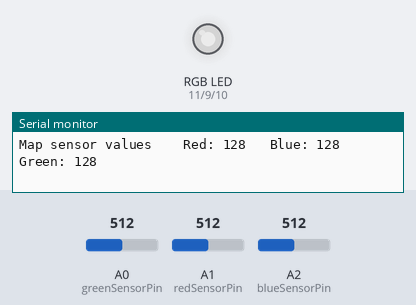
Bench run of a sketch on a simulated Arduino Uno, built with avr-gcc and run on an emulated ATmega328P. Shown: an RGB LED mixed from three pins (HIGH = lit), the last lines printed to the serial monitor. The inputs (shaded band) are chosen by the test bench; at power-on: A0 (greenSensorPin) = 512, A1 (redSensorPin) = 512, A2 (blueSensorPin) = 512. Dim RGB values are drawn brighter than linear.

Above: at 1.2 s.
1.3 s: A0 (greenSensorPin) set to 414
At 2.6 s:
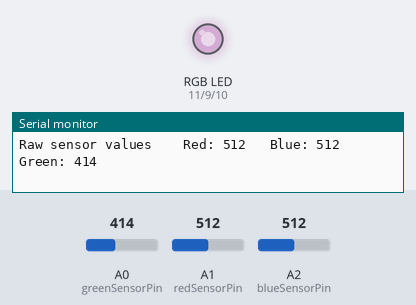
4.3 s: A0 (greenSensorPin) set to 385
At 5.2 s:
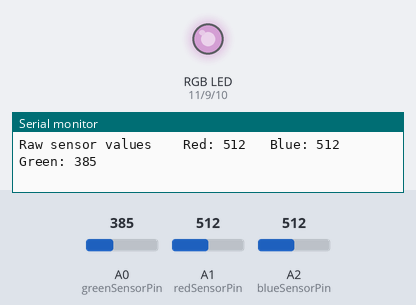
7.3 s: A1 (redSensorPin) set to 410
At 8.0 s:
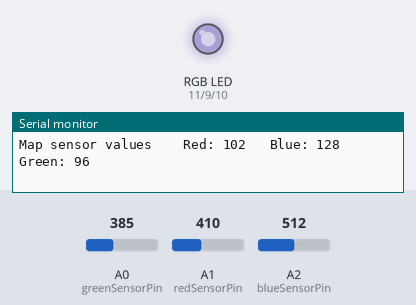
10.3 s: A1 (redSensorPin) set to 388
At 11.2 s:
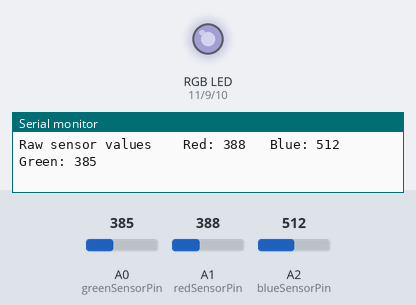
13.3 s: A2 (blueSensorPin) set to 406
At 14.5 s:
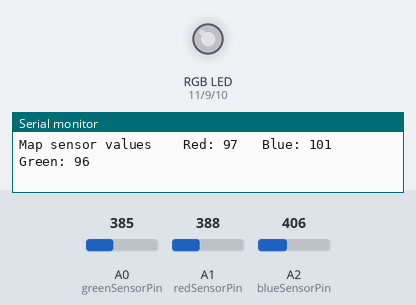
16.3 s: A2 (blueSensorPin) set to 385
At 17.4 s:
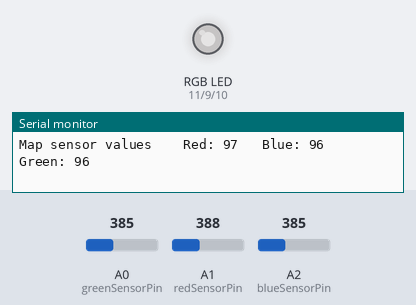
Timing chart, 0 to 18.9 s (numbered marks = the images above; inputs shaded):
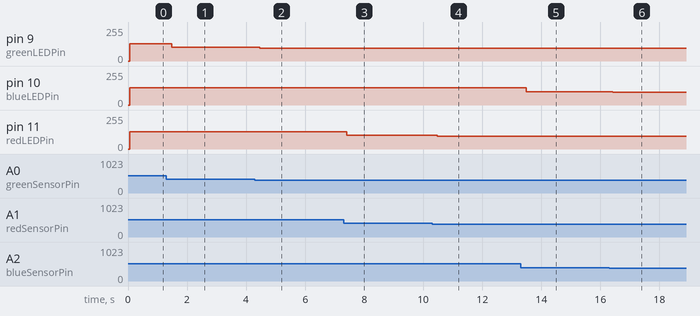

Measured:
- after the input at 1.3 s, pin 9 (greenLEDPin): 128/255 → 103/255 after 0.19 s
- after the input at 4.3 s, pin 9 (greenLEDPin): 103/255 → 96/255 after 0.16 s
- after the input at 7.3 s, pin 11 (redLEDPin): 128/255 → 102/255 after 0.11 s
- after the input at 10.3 s, pin 11 (redLEDPin): 102/255 → 97/255 after 0.17 s
- after the input at 13.3 s, pin 10 (blueLEDPin): 128/255 → 101/255 after 0.20 s
- after the input at 16.3 s, pin 10 (blueLEDPin): 101/255 → 96/255 after 0.11 s

The sketch:

sketch_dec16a.ino
```cpp
const int greenLEDPin = 9;
const int redLEDPin = 11;
const int blueLEDPin = 10;

const int greenSensorPin = A0;
const int redSensorPin = A1;
const int blueSensorPin = A2;

int greenValue = 0;
int redValue = 0;
int blueValue = 0;

int greenSensorValue = 0;
int redSensorValue = 0;
int blueSensorValue = 0;
int promedioRed = 0;
int promedioBlue = 0;
int promedioGreen = 0;

void setup() {
  Serial.begin(9600);
  pinMode(greenLEDPin,OUTPUT);
  pinMode(redLEDPin,OUTPUT);
  pinMode(blueLEDPin,OUTPUT);
}

void loop() {
  redSensorValue = analogRead(redSensorPin);
  delay(5);
  greenSensorValue = analogRead(greenSensorPin);
  delay(5);
  blueSensorValue = analogRead(blueSensorPin);

  Serial.print("Raw sensor values \t Red: ");
  Serial.print(redSensorValue);
  Serial.print("\t Blue: ");
  Serial.print(blueSensorValue);
  Serial.print("\t Green: ");
  Serial.println(greenSensorValue);

  redValue = redSensorValue/4;
  blueValue = blueSensorValue/4;
  greenValue = greenSensorValue/4;
  promedioRed += redValue /2;
  promedioBlue += blueValue /2;
  promedioGreen += greenValue /2;

  Serial.print("Map sensor values \t Red: ");
  Serial.print(redValue);
  Serial.print("\t Blue: ");
  Serial.print(blueValue);
  Serial.print("\t Green: ");
  Serial.println(greenValue);

  analogWrite(redLEDPin,redValue);
  analogWrite(blueLEDPin,blueValue);
  analogWrite(greenLEDPin,greenValue);
}
```
